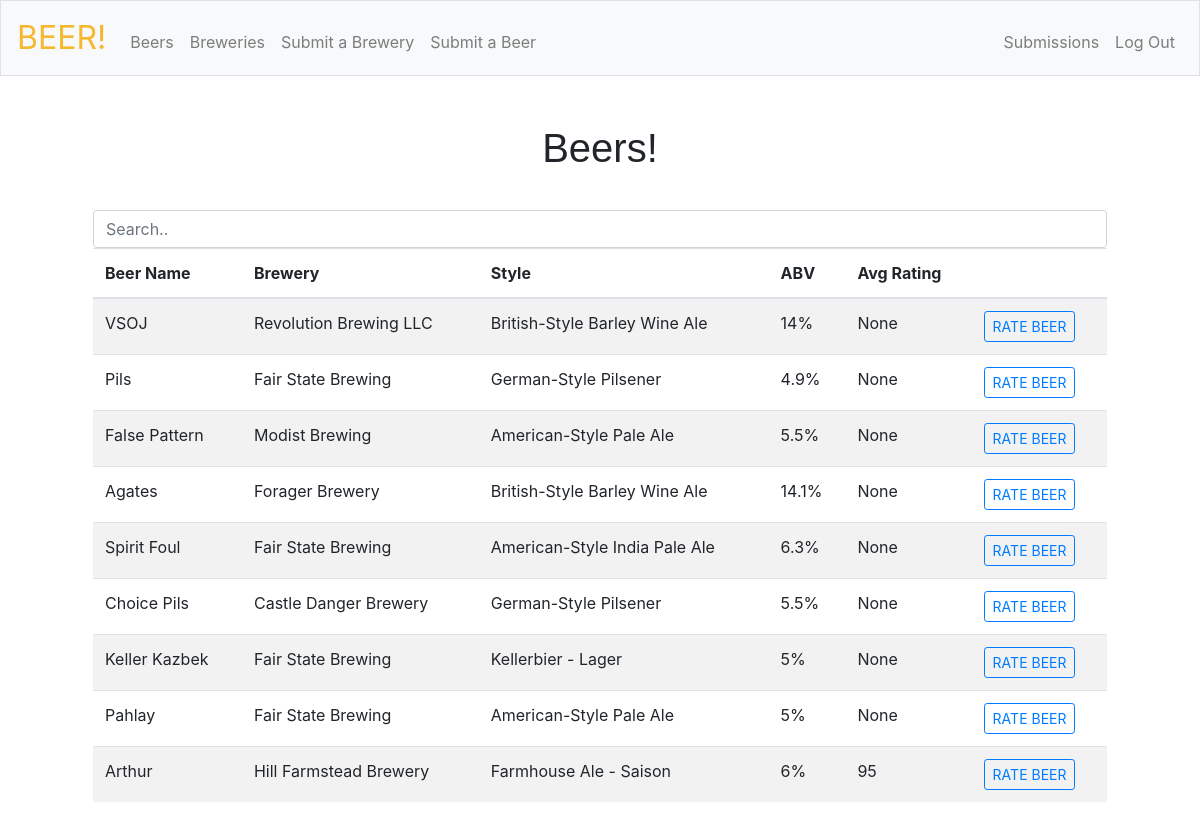
/beers (signed in), run on the app's committed database.
### tables this page shows
CREATE TABLE 'beers' ('beer_id' integer PRIMARY KEY AUTOINCREMENT NOT NULL,'beer_name' text NOT NULL,'brewery_id' integer NOT NULL,'style_id' integer NOT NULL, 'abv' numeric(4,2), 'beer_img' char(150), 'avg_rating' integer);

CREATE TABLE "breweries" (
	"brewery_id"	INTEGER NOT NULL,
	"brewery_name"	text NOT NULL,
	"city"	text NOT NULL,
	"state"	text NOT NULL,
	PRIMARY KEY("brewery_id" AUTOINCREMENT)
);

CREATE TABLE 'styles' ('style_id' integer PRIMARY KEY AUTOINCREMENT NOT NULL, 'cat_id'  INTEGER NOT NULL  , 'style'  text NOT NULL  );

### application.py (the view, shortened to what this page needs)
@app.route("/beers", methods=["GET", "POST"])
@login_required
def beers():
    if request.method == "GET":
        beers = db.execute("SELECT * FROM beers JOIN breweries ON beers.brewery_id = breweries.brewery_id JOIN styles ON beers.style_id = styles.style_id ")
        return render_template("beers.html", beers=beers)

### application.py (called while the page is built)
@app.after_request
def after_request(response):
    response.headers["Cache-Control"] = "no-cache, no-store, must-revalidate"
    response.headers["Expires"] = 0
    response.headers["Pragma"] = "no-cache"
    return response

def login_required(f):
    @wraps(f)
    def decorated_function(*args, **kwargs):
        if session.get("user_id") is None:
            return redirect("/login")
        return f(*args, **kwargs)
    return decorated_function

### templates/beers.html (shortened to what this page needs)
{% extends "layout.html" %}
{% block main %}
    <div class="container">
        <h1>Beers!</h1>
        <input class="form-control" id="myInput" type="text" placeholder="Search..">
        <div class="table-responsive">
            <table class="table table-striped">
                <thead>
                    <tr>
                        <th scope="col">Beer Name</th>
                        <th scope="col">Brewery</th>
                        <th scope="col">Style</th>
                        <th scope="col">ABV</th>
                        <th scope="col">Avg Rating</th>
                        <th scope="col"></th>
                    </tr>
                </thead>
                <tbody id="myTable">
                    {% for x in beers %}
                        <tr>
                            <td>{{ x.beer_name }}</td>
                            <td>{{ x.brewery_name }}</td>
                            <td>{{ x.style }}</td>
                            <td>{{ x.abv }}%</td>
                            <td>{{ x.avg_rating }}</td>
                            <td>
                                <form action="/beer" method="get">
                                    <button class="btn btn-outline-primary btn-sm" type="submit" name="rate_beer" value="{{ x.beer_id }}">RATE BEER</button>
                                </form>
                            </td>
                        </tr>
                    {% endfor %}
                </tbody>
            </table>
        </div>
    </div>
{% endblock %}

### templates/layout.html (shortened to what this page needs)
<!DOCTYPE html>
<html lang="en">
    <head>
        <link href="https://maxcdn.bootstrapcdn.com/bootstrap/4.1.3/css/bootstrap.min.css" rel="stylesheet">
        <link rel="stylesheet" href="https://cdn.jsdelivr.net/npm/bootstrap-select@1.13.14/dist/css/bootstrap-select.min.css">
        <link href="/static/styles.css" rel="stylesheet">
    </head>
    <body>
        <nav class="navbar navbar-expand-md navbar-light bg-light border">
            <a class="navbar-brand" href="/"><span class="yellow">BEER!</span></a>
            <div class="collapse navbar-collapse" id="navbar">
                {% if session.user_id %}
                    <ul class="navbar-nav mr-auto mt-2">
                        <li class="nav-item"><a class="nav-link" href="/beers">Beers</a></li>
                        <li class="nav-item"><a class="nav-link" href="/breweries">Breweries</a></li>
                        <li class="nav-item"><a class="nav-link" href="/submit_brewery">Submit a Brewery</a></li>
                        <li class="nav-item"><a class="nav-link" href="/submit_beer">Submit a Beer</a></li>
                    </ul>
                    <ul class="navbar-nav ml-auto mt-2">
                        {% if session.admin == True %}
                            <li class="nav-item"><a class="nav-link" href="/submissions">Submissions</a></li>
                        {% endif %}
                        <li class="nav-item"><a class="nav-link" href="/logout">Log Out</a></li>
                    </ul>
                {% else %}
                    <ul class="navbar-nav ml-auto mt-2">
                        <li class="nav-item"><a class="nav-link" href="/register">Register</a></li>
                        <li class="nav-item"><a class="nav-link" href="/login">Log In</a></li>
                    </ul>
                {% endif %}
            </div>
        </nav>
        <main class="container p-5">
            {% block main %}{% endblock %}
        </main>
    </body>
</html>

### static/styles.css (style rules this page uses)
nav .navbar-brand { font-size: xx-large; }
nav .navbar-brand .yellow { color: #f5b82e; }
main .form-control { display: inline-block; width: auto; }
main { overflow-x: auto; text-align: center; }
h1 { padding-bottom: 3%; }
table, th, td { margin-left: auto; margin-right: auto; margin-bottom: 5%; }
th, td { padding: 15px; text-align: left; }
.table-responsive { height: 1000px !important; overflow: scroll; }
#myInput { width: 100%; }
table th { position: -webkit-sticky; position: sticky; top: 0; z-index: 5; background: #fff; }
h1, h2, h3, h4, h5 { font-family: "Lucida Sans Unicode", "Lucida Grande", sans-serif; }

### data on the page
beers: beer_name "VSOJ", brewery_name "Revolution Brewing LLC", style "British-Style Barley Wine Ale", abv "14", avg_rating "None", {{ x.beer_id }} 1 (drawn)
beers: beer_name "Pils", brewery_name "Fair State Brewing", style "German-Style Pilsener", abv "4.9", avg_rating "None", {{ x.beer_id }} 4 (drawn)
beers: beer_name "False Pattern", brewery_name "Modist Brewing", style "American-Style Pale Ale", abv "5.5", avg_rating "None", {{ x.beer_id }} 5 (drawn)
beers: beer_name "Agates", brewery_name "Forager Brewery", style "British-Style Barley Wine Ale", abv "14.1", avg_rating "None", {{ x.beer_id }} 6 (drawn)
beers: beer_name "Spirit Foul", brewery_name "Fair State Brewing", style "American-Style India Pale Ale", abv "6.3", avg_rating "None", {{ x.beer_id }} 7 (drawn)
beers: beer_name "Choice Pils", brewery_name "Castle Danger Brewery", style "German-Style Pilsener", abv "5.5", avg_rating "None", {{ x.beer_id }} 8 (drawn)
beers: beer_name "Keller Kazbek", brewery_name "Fair State Brewing", style "Kellerbier - Lager", abv "5", avg_rating "None", {{ x.beer_id }} 9 (drawn)
beers: beer_name "Pahlay", brewery_name "Fair State Brewing", style "American-Style Pale Ale", abv "5", avg_rating "None", {{ x.beer_id }} 10 (drawn)
beers: beer_name "Arthur", brewery_name "Hill Farmstead Brewery", style "Farmhouse Ale - Saison", abv "6", avg_rating "95", {{ x.beer_id }} 12 (drawn)
